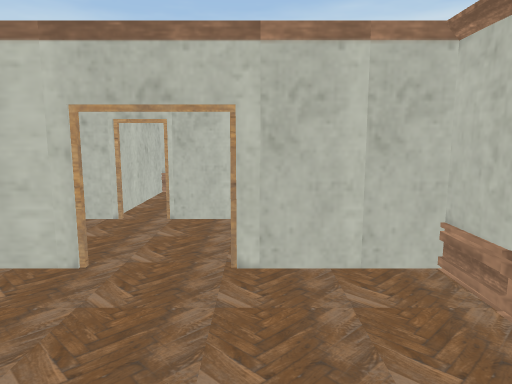
view 1 (above)

21 first-person views from a walk through a Unity game level. The camera is 1.5 m above the floor, tilts 8° down and sees 70° across. Doors are open. The floor is counted in squares, 1 m on a side. Each view is taken from the middle of a square. On the plan, view 1 faces up. The plan holds only what a view shows up to about 16 squares ahead; the rest is blank.

view 2
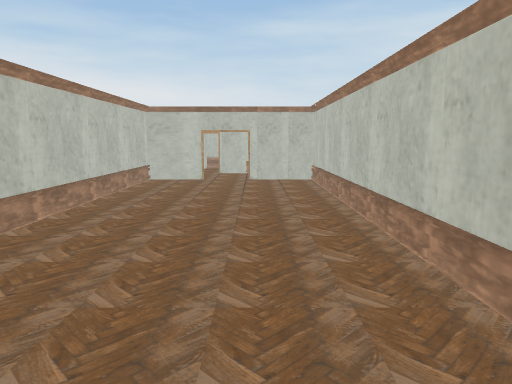

view 3
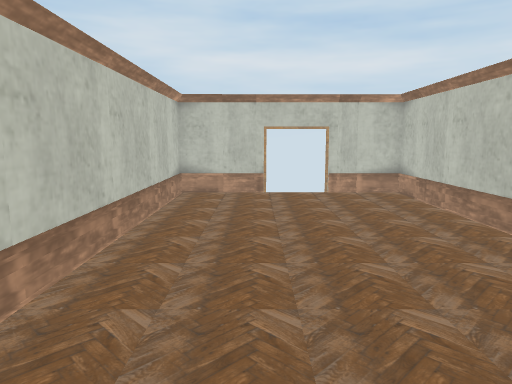

view 4
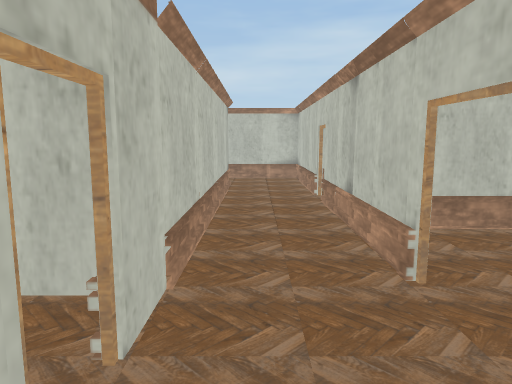

view 5
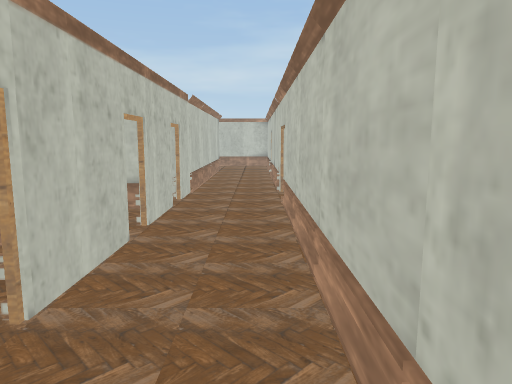

view 6
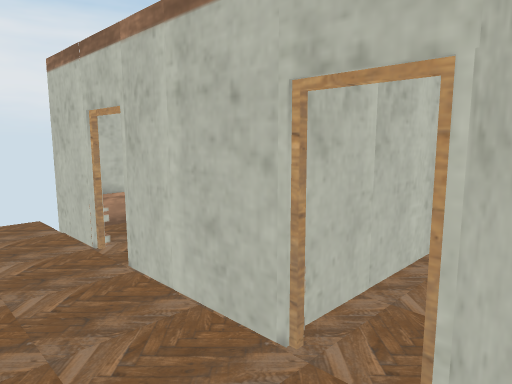

view 7
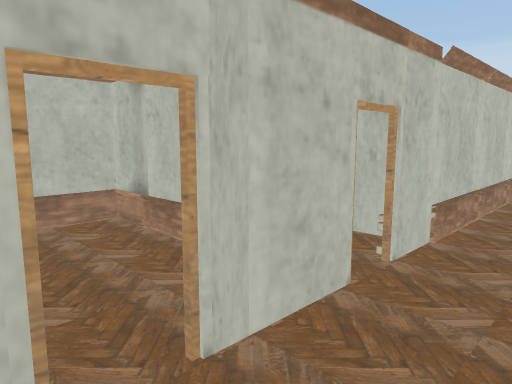

view 8
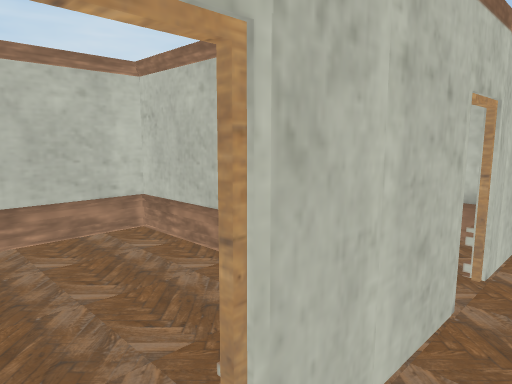

view 9
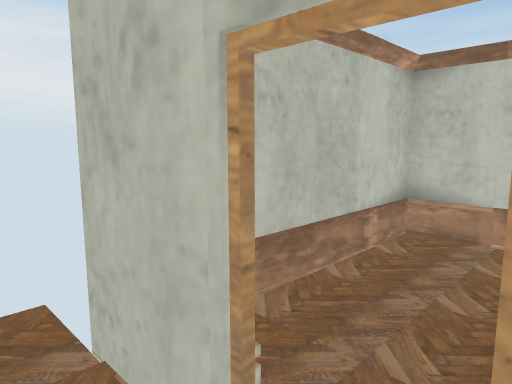

view 10
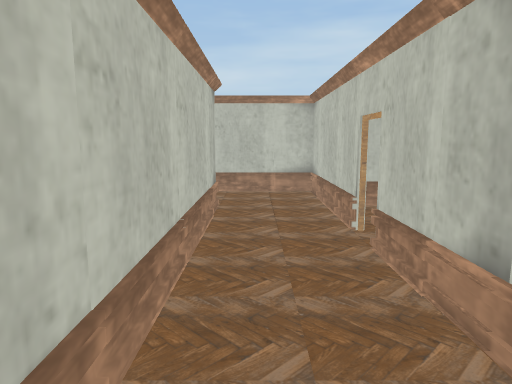

view 11
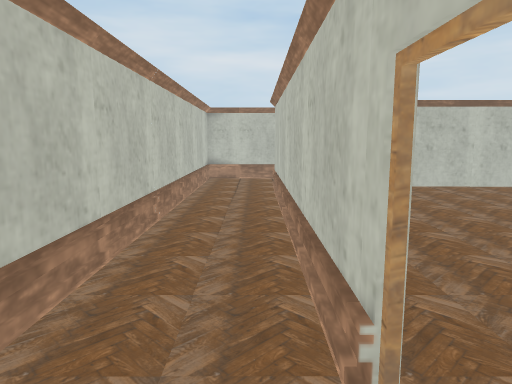

view 12
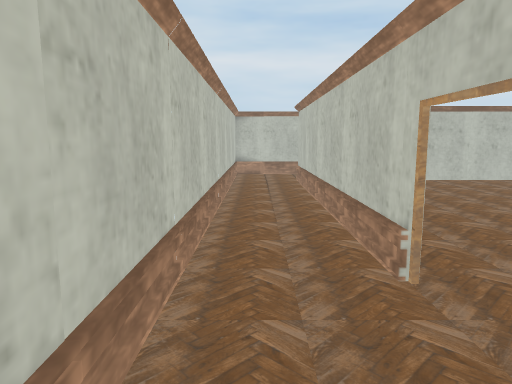

view 13
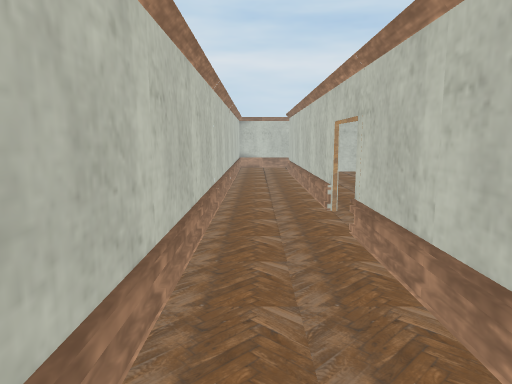

view 14
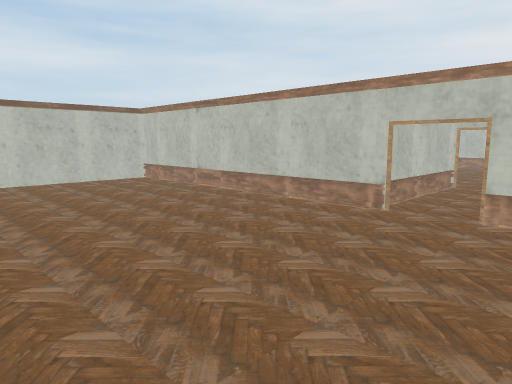

view 15
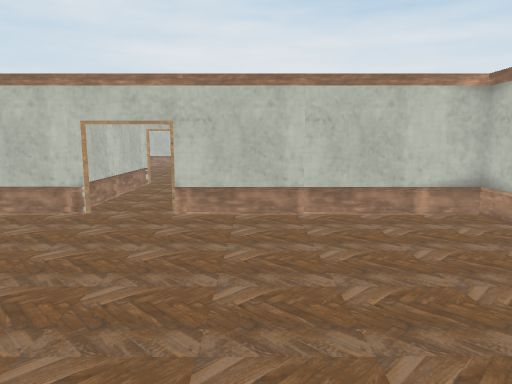

view 16
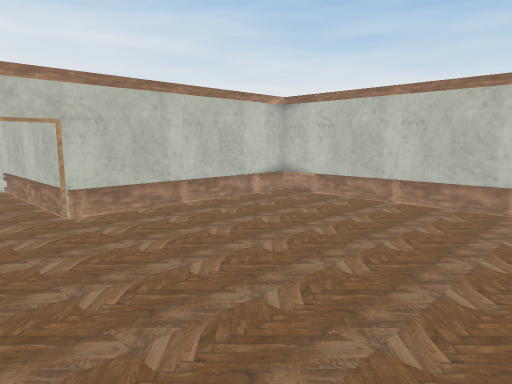

view 17
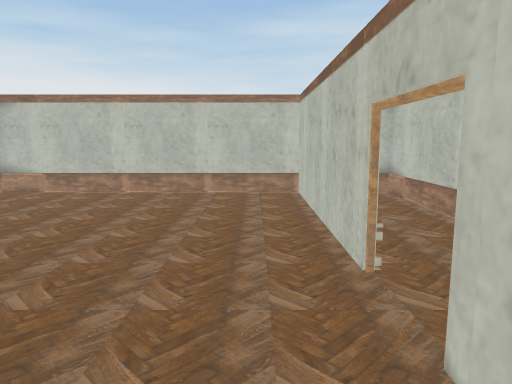

view 18
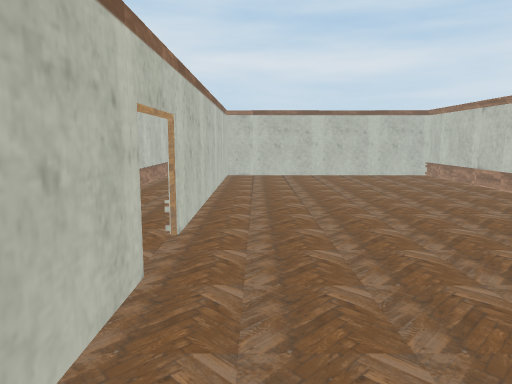

view 19
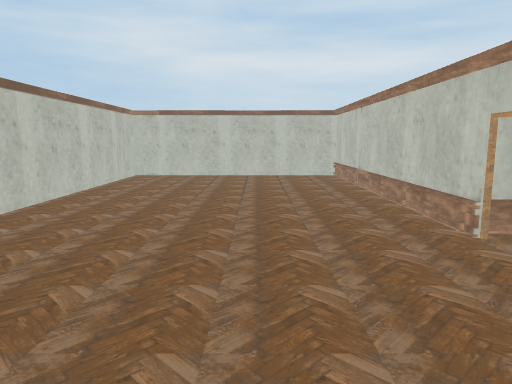

view 20
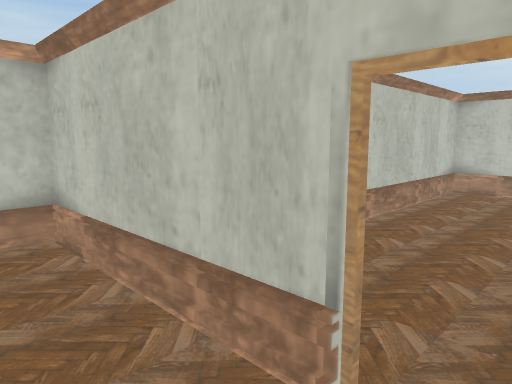

view 21
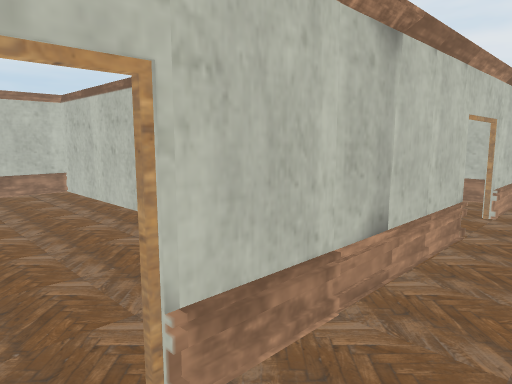

### Floor plan
Points are (right, up) in squares from view 1. A wall is a line through its corners. A room is listed if a view was taken in it or the views show most of it. See-through windows are left out.
Room 1 (views 1, 2, 3)
walls: (-4.2, -5.7) (-4.2, -10.6) (-2, -10.6); (-2, 4.2) (-4.2, 4.2) (-4.2, -4.2); (-0.4, -10.6) (2.2, -10.6) (2.2, 4.2) (-0.4, 4.2)
ways out: open door at (-1.5, 4) to room 2; open door at (-1, -11)
Room 2 (views 4, 5, 6, 7, 8, 9, 10, 11, 12, 13, 20, 21)
walls: (5.9, 4.3) (10.9, 4.3) (10.9, 25.7); (-0.4, 4.3) (5.1, 4.3); (-2.8, 6.9) (-4.8, 6.9); (-5.7, 6.9) (-8.3, 6.9); (8.4, 17.4) (8.4, 6.9) (-1.8, 6.9); (-9, 6.9) (-10.6, 6.9); (-10.1, 4.3) (-2, 4.3); (8.4, 23) (8.4, 19)
ways out: open door at (-1.5, 4) to room 1; open door at (8, 18.5) to room 3; open door at (5.5, 4) to room 4; open door at (-8.5, 7) to room 5; open door at (-5, 7) to room 6; open door at (-2, 7) to room 8
Room 3 (views 14, 15, 16, 17, 18, 19)
walls: (-0.5, 17.6) (-0.5, 7.1) (8.2, 7.1) (8.2, 17.4); (8.2, 19) (8.2, 25.7) (-0.5, 25.7) (-0.5, 19.3)
ways out: open door at (8, 18.5) to room 2; open door at (-0.5, 18.5) to room 7
Room 4 (no view inside)
walls: (2.3, -1.1) (2.3, -5.6) (4, -5.6); (8.4, 3.1) (8.4, 3.8); (7, -5.6) (8.4, -5.6) (8.4, -0.4)
low walls: (8.2, -2.4) (8.2, -0.3); (8.2, -3.4) (8.2, -2.5); (8.2, -4.4) (8.2, -3.5)
ways out: open door at (5.5, 4) to room 2
Room 5 (no view inside)
walls: (-5.9, 8.6) (-5.9, 12); (-6.1, 12) (-10.5, 12) (-10.5, 7.5)
ways out: open door at (-8.5, 7) to room 2
Room 6 (no view inside)
walls: (-5.7, 10) (-5.7, 6.9); (-2.9, 9.5) (-2.9, 12) (-6.1, 12); (-2.9, 7.4) (-2.9, 7.9)
ways out: open door at (-5, 7) to room 2
Room 7 (no view inside)
walls: (-5.9, 17.2) (-0.8, 17.2); (-0.5, 19.3) (-5.7, 19.3)
ways out: open door at (-0.5, 18.5) to room 3; open door at (-6, 18.5)
Room 8 (no view inside)
walls: (-2.8, 10.8) (-2.8, 6.9); (-0.6, 7.2) (-0.6, 8.4)
ways out: open door at (-2, 7) to room 2

Positions as (right, up) in squares from view 1, and headings:
1: (0, 0), facing up
2: (0, -10), facing up
3: (0, 0), facing down
4: (-4, 6), facing right
5: (-11, 5), facing right
6: (-4, 5), facing up-left
7: (-6, 5), facing up-right
8: (-9, 6), facing up-right
9: (-8, 6), facing up-left
10: (0, 6), facing right
11: (9, 19), facing down
12: (10, 21), facing down
13: (10, 25), facing down
14: (7, 21), facing down-left
15: (7, 21), facing left
16: (7, 17), facing up-left
17: (7, 15), facing up
18: (7, 23), facing down
19: (3, 23), facing down
20: (5, 6), facing down-right
21: (6, 6), facing down-left
